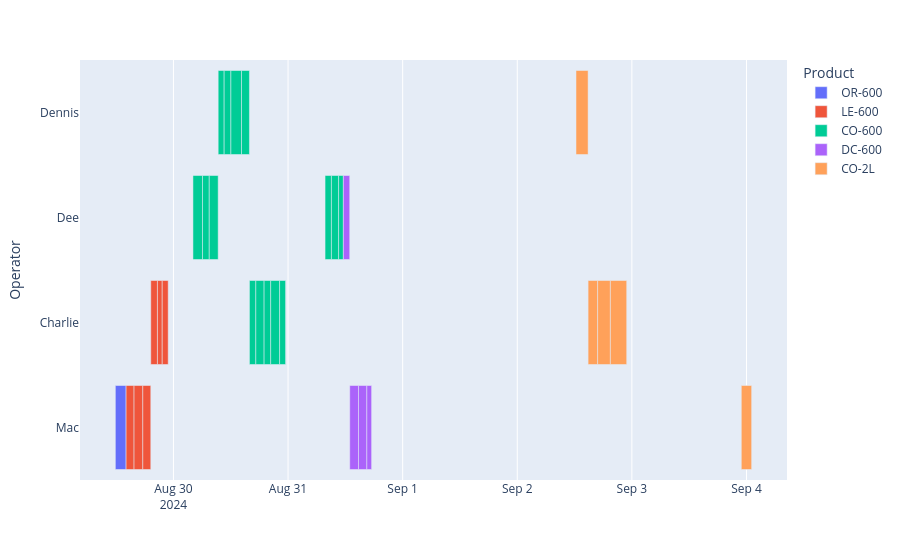

The notebook cell saved with this chart:
### Markdown cell above
Can we get a better view of the shifts across time, what was produced and by whom? - Yes.

### Code cell
fig = px.timeline(lp, x_start = "Start Time", x_end = "End Time", y = "Operator", color = "Product")
fig.show()

### Figure 1 — Plotly figure (JSON) as saved in the notebook; plotly's stock layout.template omitted (floating-point values rounded to 4 significant figures)
{"data": [{"base": ["2024-08-29T11:50:00.000000000"], "hovertemplate": "Product=OR-600<br>Start Time=%{base}<br>End Time=%{x}<br>Operator=%{y}<extra></extra>", "legendgroup": "OR-600", "marker": {"color": "#636efa", "pattern": {"shape": ""}}, "name": "OR-600", "orientation": "h", "showlegend": true, "textposition": "auto", "type": "bar", "x": [8100000], "xaxis": "x", "y": ["Mac"], "yaxis": "y"}, {"base": ["2024-08-29T14:05:00.000000000", "2024-08-29T15:45:00.000000000", "2024-08-29T17:35:00.000000000", "2024-08-29T19:15:00.000000000", "2024-08-29T20:39:00.000000000", "2024-08-29T21:39:00.000000000"], "hovertemplate": "Product=LE-600<br>Start Time=%{base}<br>End Time=%{x}<br>Operator=%{y}<extra></extra>", "legendgroup": "LE-600", "marker": {"color": "#EF553B", "pattern": {"shape": ""}}, "name": "LE-600", "orientation": "h", "showlegend": true, "textposition": "auto", "type": "bar", "x": [6000000, 6600000, 6000000, 5040000, 3600000, 4500000], "xaxis": "x", "y": ["Mac", "Mac", "Mac", "Charlie", "Charlie", "Charlie"], "yaxis": "y"}, {"base": ["2024-08-30T04:05:00.000000000", "2024-08-30T06:05:00.000000000", "2024-08-30T07:30:00.000000000", "2024-08-30T09:22:00.000000000", "2024-08-30T10:37:00.000000000", "2024-08-30T12:02:00.000000000", "2024-08-30T14:15:00.000000000", "2024-08-30T15:55:00.000000000", "2024-08-30T17:15:00.000000000", "2024-08-30T18:59:00.000000000", "2024-08-30T20:22:00.000000000", "2024-08-30T22:14:00.000000000", "2024-08-31T07:45:00.000000000", "2024-08-31T09:05:00.000000000", "2024-08-31T10:35:00.000000000"], "hovertemplate": "Product=CO-600<br>Start Time=%{base}<br>End Time=%{x}<br>Operator=%{y}<extra></extra>", "legendgroup": "CO-600", "marker": {"color": "#00cc96", "pattern": {"shape": ""}}, "name": "CO-600", "orientation": "h", "showlegend": true, "textposition": "auto", "type": "bar", "x": [7200000, 5100000, 6720000, 4500000, 5100000, 7980000, 6000000, 4800000, 6240000, 4980000, 6720000, 4500000, 4800000, 5400000, 3600000], "xaxis": "x", "y": ["Dee", "Dee", "Dee", "Dennis", "Dennis", "Dennis", "Dennis", "Charlie", "Charlie", "Charlie", "Charlie", "Charlie", "Dee", "Dee", "Dee"], "yaxis": "y"}, {"base": ["2024-08-31T11:35:00.000000000", "2024-08-31T12:55:00.000000000", "2024-08-31T14:45:00.000000000", "2024-08-31T16:30:00.000000000"], "hovertemplate": "Product=DC-600<br>Start Time=%{base}<br>End Time=%{x}<br>Operator=%{y}<extra></extra>", "legendgroup": "DC-600", "marker": {"color": "#ab63fa", "pattern": {"shape": ""}}, "name": "DC-600", "orientation": "h", "showlegend": true, "textposition": "auto", "type": "bar", "x": [4800000, 6600000, 6300000, 3600000], "xaxis": "x", "y": ["Dee", "Mac", "Mac", "Mac"], "yaxis": "y"}, {"base": ["2024-09-02T12:18:00.000000000", "2024-09-02T14:50:00.000000000", "2024-09-02T16:50:00.000000000", "2024-09-02T19:30:00.000000000", "2024-09-03T22:55:00.000000000"], "hovertemplate": "Product=CO-2L<br>Start Time=%{base}<br>End Time=%{x}<br>Operator=%{y}<extra></extra>", "legendgroup": "CO-2L", "marker": {"color": "#FFA15A", "pattern": {"shape": ""}}, "name": "CO-2L", "orientation": "h", "showlegend": true, "textposition": "auto", "type": "bar", "x": [9120000, 7200000, 9600000, 12300000, 7800000], "xaxis": "x", "y": ["Dennis", "Charlie", "Charlie", "Charlie", "Mac"], "yaxis": "y"}], "layout": {"barmode": "overlay", "legend": {"title": {"text": "Product"}, "tracegroupgap": 0}, "margin": {"t": 60}, "xaxis": {"anchor": "y", "domain": [0, 1], "type": "date"}, "yaxis": {"anchor": "x", "domain": [0, 1], "title": {"text": "Operator"}}}}
